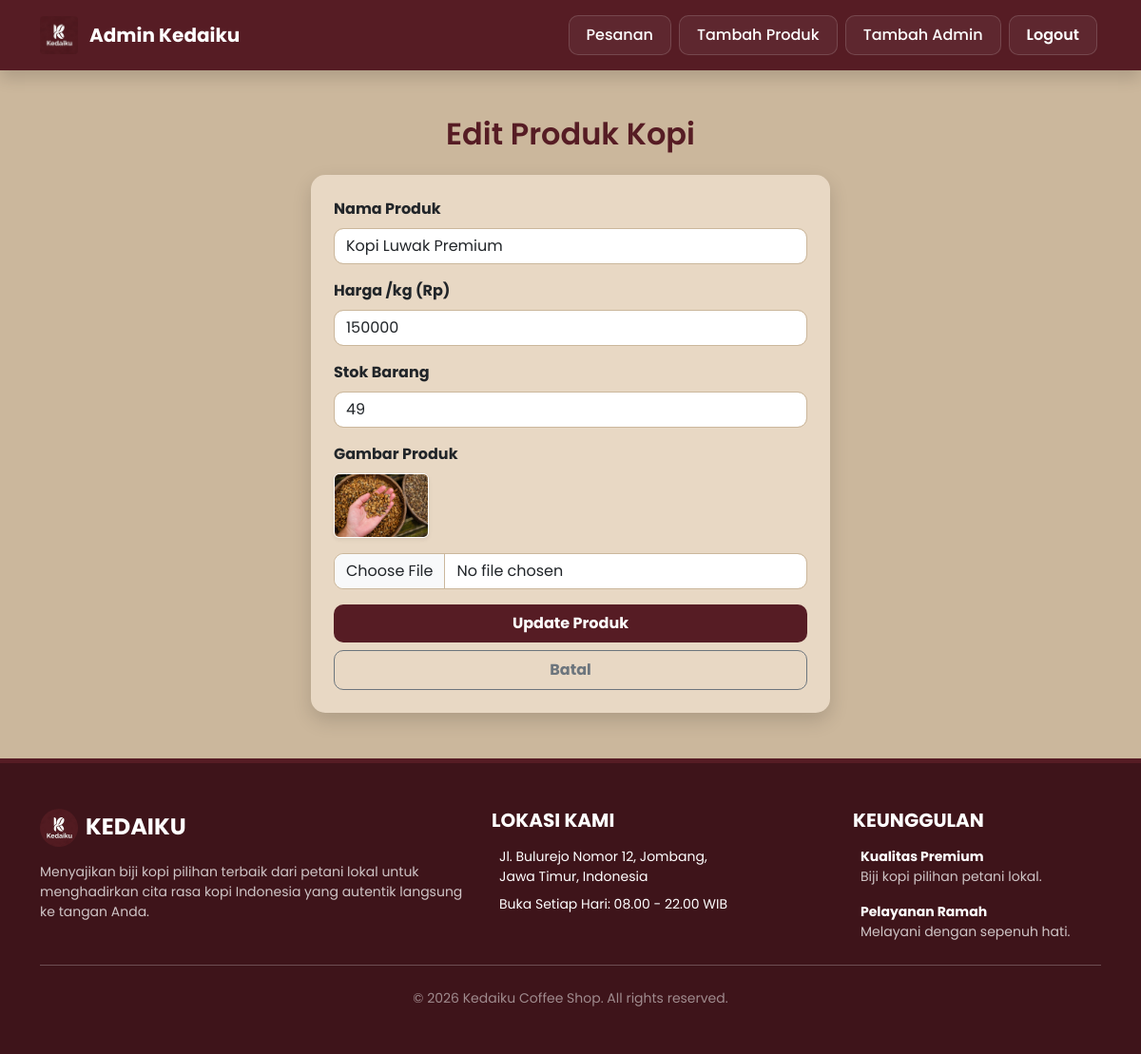
Page /edit_produk.php?id=5 (signed in) on the committed database.
### tables this page shows
CREATE TABLE `produk` (
  `id` int NOT NULL,
  `nama` varchar(100) DEFAULT NULL,
  `harga` int DEFAULT NULL,
  `gambar` varchar(200) DEFAULT NULL,
  `stok` int NOT NULL DEFAULT '0'
);

### edit_produk.php (the view, shortened to what this page needs)
<?php
include 'koneksi.php';
$id = $_GET['id'];
$query = $koneksi->query("SELECT * FROM produk WHERE id='$id'");
$data = $query->fetch_assoc();
?>
<!DOCTYPE html>
<html lang="id">
<head>
    <link rel="stylesheet" href="https://cdn.jsdelivr.net/npm/bootstrap@5.3.2/dist/css/bootstrap.min.css">
</head>
<body>
    <nav class="navbar navbar-expand-lg navbar-dark navbar-custom sticky-top shadow">
        <div class="container">
            <a class="navbar-brand fw-bold" href="admin.php">
                <img src="assets/gambar/Logo_Project.jpeg" alt="Logo Kedaiku">
                Admin Kedaiku
            </a>
            <div class="collapse navbar-collapse" id="navbarNav">
                <ul class="navbar-nav ms-auto">
                    <li class="nav-item"><a class="nav-link" href="admin.php">Pesanan</a></li>
                    <li class="nav-item"><a class="nav-link" href="tambah_produk.php">Tambah Produk</a></li>
                    <li class="nav-item"><a class="nav-link" href="tambah_admin.php">Tambah Admin</a></li>
                    <li class="nav-item"><a class="nav-link nav-logout" href="logout.php">Logout</a></li>
                </ul>
            </div>
        </div>
    </nav>
    <div class="container my-5">
        <h2 class="text-center mb-4">Edit Produk Kopi</h2>
        <div class="row justify-content-center">
            <div class="col-md-6">
                <div class="card card-custom p-4">
                    <form method="post" enctype="multipart/form-data">
                        <div class="mb-3">
                            <label class="form-label fw-bold">Nama Produk</label>
                            <input type="text" name="nama" class="form-control" value="<?php echo htmlspecialchars($data['nama']); ?>" required>
                        </div>
                        <div class="mb-3">
                            <label class="form-label fw-bold">Harga /kg (Rp)</label>
                            <input type="number" name="harga" class="form-control" value="<?php echo $data['harga']; ?>" required>
                        </div>
                        <div class="mb-3">
                            <label class="form-label fw-bold">Stok Barang</label>
                            <input type="number" name="stok" class="form-control" value="<?php echo isset($data['stok']) ? $data['stok'] : 0; ?>" required min="0">
                        </div>
                        <div class="mb-3">
                            <label class="form-label fw-bold">Gambar Produk</label><br>
                            <img src="assets/gambar/<?php echo $data['gambar']; ?>" width="100" class="mb-3 rounded shadow-sm border border-white">
                            <input type="file" name="gambar" class="form-control">
                        </div>
                        <button type="submit" name="update" class="btn btn-custom w-100 fw-bold py-2 mb-2">Update Produk</button>
                        <a href="kelola_produk.php" class="btn btn-outline-secondary w-100 fw-bold py-2" style="border-radius: 10px;">Batal</a>
                    </form>
                </div>
            </div>
        </div>
    </div>
    <?php if(file_exists('layout/footer.php')) include 'layout/footer.php'; ?>
</body>
</html>

### edit_produk.php (style rules this page uses)
body { background: #cbb79c; font-family: 'Poppins', sans-serif; }
.navbar-custom { background: #561c24; padding: 12px 0; }
.navbar-brand { display: flex; align-items: center; gap: 12px; color: white !important; }
.navbar-brand img { height: 40px; width: auto; border-radius: 4px; }
.navbar-nav .nav-link { color: white !important; padding: 8px 18px !important; border-radius: 10px; transition: all 0.3s ease; font-weight: 500; margin: 0 4px; background-color: rgba(255, 255, 255, 0.05); border: 1px solid rgba(255, 255, 255, 0.15); }
.nav-logout { color: white !important; font-weight: 600 !important; }
h2 { color: #561c24; font-weight: 600; }
.card-custom { background: #e8d8c4; border: none; border-radius: 15px; box-shadow: 0 8px 20px rgba(0, 0, 0, 0.15); }
.form-control { border-radius: 10px; border: 1px solid #cbb79c; }
.btn-custom { background: #561c24; color: white; border: none; border-radius: 10px; }

### rows in the picture
produk: nama "Kopi Luwak Premium", harga "150000", stok "49", gambar (picture)
